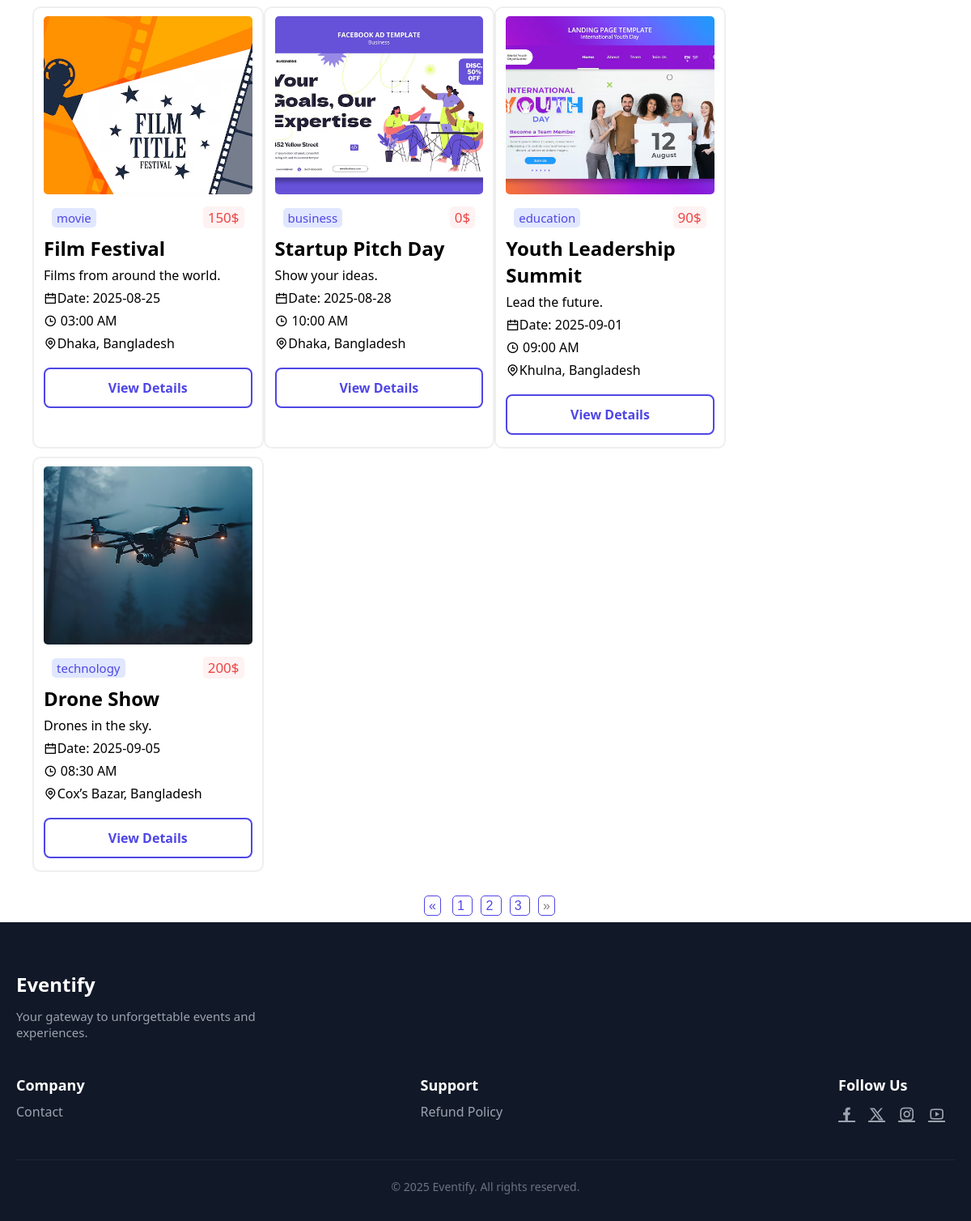
Before: /View/EventCalendar.php?page=3 (lower part) with the older database file.
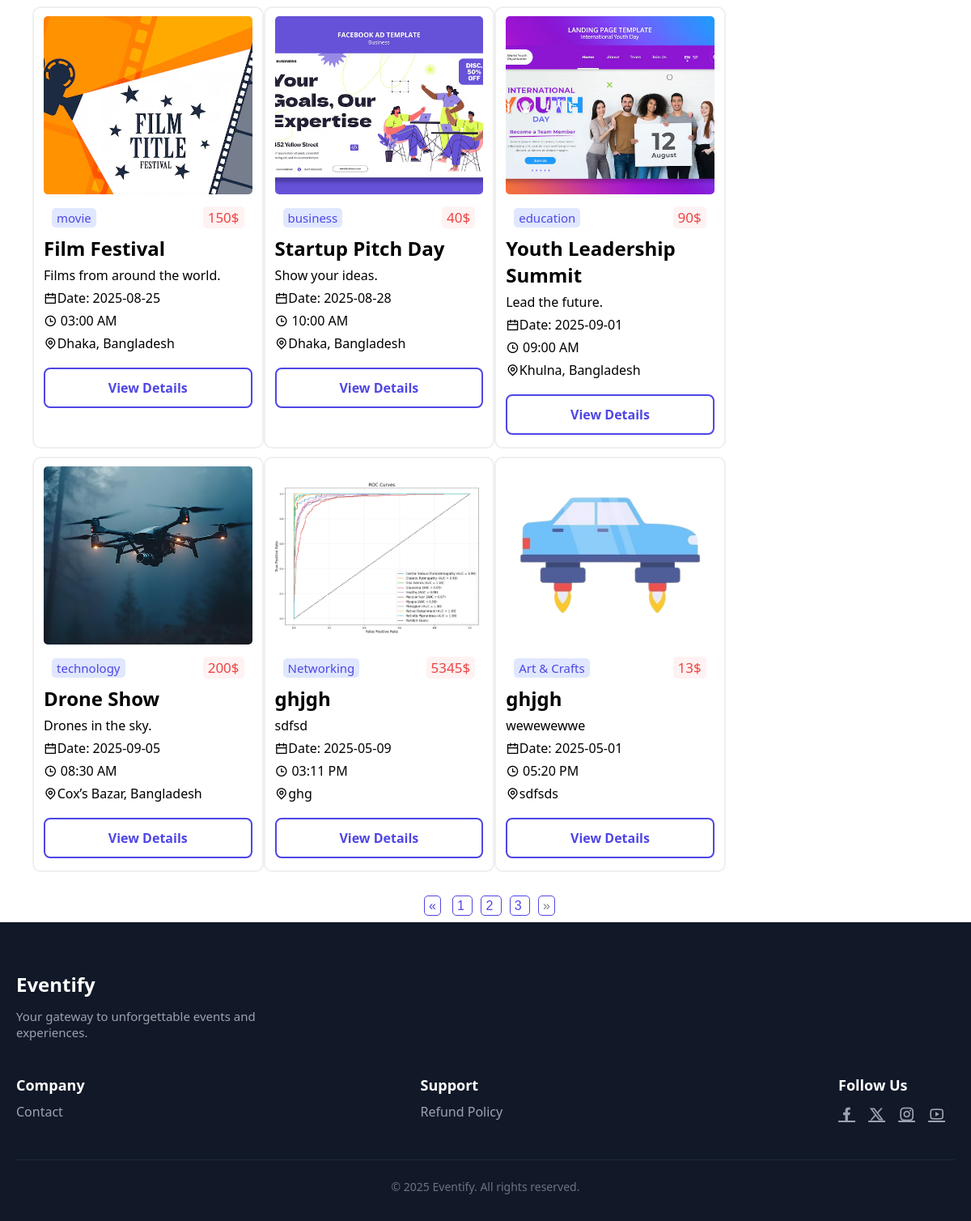
After: the same page with the newer database file.
### tables this page shows
CREATE TABLE `events` (
  `E_ID` int(100) NOT NULL,
  `E_Name` varchar(100) NOT NULL,
  `E_Location` varchar(100) NOT NULL,
  `E_Date` date NOT NULL,
  `E_Time` time(6) NOT NULL,
  `E_Description` text NOT NULL,
  `E_Category` varchar(20) NOT NULL,
  `E.Price` int(100) NOT NULL,
  `short_description` varchar(100) NOT NULL,
  `Thumbnail` text DEFAULT NULL,
  `venue_ID` int(11) NOT NULL,
  `PromoCode` int(11) DEFAULT NULL
);

### Model/Events.php (called while the page is built, shortened)
<?php
require_once '../Model/DataBase.php';
function getTotalEventsCount()
{
    global $conn;
    $sql = "SELECT COUNT(*) AS total FROM events";
    $result = mysqli_query($conn, $sql);
    if ($result) {
        $row = mysqli_fetch_assoc($result);
        return (int)$row['total'];
    }
    return 0;
}
function getEventsByPage($page = 1, $eventsPerPage = 12)
{
    global $conn;
    $offset = ($page - 1) * $eventsPerPage;
    $sql = "SELECT * FROM events LIMIT $eventsPerPage OFFSET $offset";
    $result = mysqli_query($conn, $sql);
    $events = [];
    if ($result) {
        while ($row = mysqli_fetch_assoc($result)) {
            $events[] = $row;
        }
    }
    return $events;
}

### View/EventCalendar.php (the view, shortened to what the changed rows need)
<?php
require_once("../Model/Events.php");
if (isset($_GET['Search_Btn']) && !empty($_GET['Search_Input'])) {
  $SearchTerm = htmlspecialchars(trim($_GET['Search_Input']));
  $totalEvents = getTotalSearchResults($SearchTerm);
  $eventsPerPage = 12;
  $totalPages = (int)ceil($totalEvents / $eventsPerPage);
  $page = isset($_GET['page']) ? (int)$_GET['page'] : 1;
  $result = searchEventsByPage($SearchTerm, $page, $eventsPerPage);
} else {
  $totalEvents = getTotalEventsCount();
  $eventsPerPage = 12;
  $totalPages = (int)ceil($totalEvents / $eventsPerPage);
  $page = isset($_GET['page']) ? (int)$_GET['page'] : 1;
  $result = getEventsByPage($page, $eventsPerPage);
}
?>
<!DOCTYPE html>
<html lang="en">
<head>
  <link rel="stylesheet" href="../Asset/CSS/Style_EventCalender.css?v15.0" />
  <link
    href="https://cdn.jsdelivr.net/npm/remixicon@4.5.0/fonts/remixicon.css"
    rel="stylesheet" />
</head>
<body>
  <main id="Main-Section">
    <div id="EventCardContainer">
      <?php
      if (empty($result)) {
        echo "<h2>No Events Found.</h2>";
      } else {
        foreach ($result as $row) {
      ?>
          <div class="eventCards">
            <img src="../Asset/Image/<?php echo htmlspecialchars($row['Thumbnail']); ?>" alt="Event Thumbnail">
            <div class="EventDescription">
              <div id="EventTagContainer">
                <span class="EventTag" id="music-tag"><?php echo htmlspecialchars($row["E_Category"]); ?></span>
                <span class="price"><?php echo htmlspecialchars($row["E.Price"]); ?>$</span>
              </div>
              <h2><?php echo htmlspecialchars($row["E_Name"]); ?></h2>
              <p><?php echo htmlspecialchars($row["short_description"]); ?></p>
              <p>
                <span><i class="ri-calendar-line"></i></span>Date: <?php echo htmlspecialchars($row["E_Date"]); ?>
              </p>
              <p>
                <span><i class="ri-time-line"></i></span> <?php echo date("h:i A", strtotime($row["E_Time"])); ?>
              </p>
              <p>
                <span><i class="ri-map-pin-line"></i></span><?php echo htmlspecialchars($row["E_Location"]); ?>
              </p>
              <a href="EventDetails.php?id=<?php echo (int)$row["E_ID"]; ?>">View Details</a>
            </div>
          </div>
      <?php
        }
      }
      ?>
    </div>
    <div id="PaginationContainer">
      <div class="pagination">
        <?php if ($page > 1): ?>
          <a href="<?php
                    echo '?';
                    if (isset($_GET['Search_Btn']) && !empty($_GET['Search_Input'])) {
                      echo 'Search_Input=' . urlencode($SearchTerm) . '&Search_Btn=' . urlencode($_GET['Search_Btn']) . '&';
                    } else if (!empty($_GET["Filter"])) {
                      echo 'Filter=' . urlencode($_GET["Filter"]) . '&';
                    }
                    echo 'page=' . ($page - 1);
                    ?>">&laquo;</a>
        <?php else: ?>
          <a href="" style="pointer-events: none; color: gray;">&laquo;</a>
        <?php endif; ?>
        <?php for ($i = 1; $i <= $totalPages; $i++): ?>
          <a href="<?php
                    echo '?';
                    if (isset($_GET['Search_Btn']) && !empty($_GET['Search_Input'])) {
                      echo 'Search_Input=' . urlencode($SearchTerm) . '&Search_Btn=' . urlencode($_GET['Search_Btn']) . '&';
                    } else if (!empty($_GET["Filter"])) {
                      echo 'Filter=' . urlencode($_GET["Filter"]) . '&';
                    }
                    echo 'page=' . $i;
                    ?>" <?php if ($i == $page) echo 'class="active"'; ?>>
            <?php echo $i; ?>
          </a>
        <?php endfor; ?>
        <?php if ($page < $totalPages): ?>
          <a href="<?php
                    echo '?';
                    if (isset($_GET['Search_Btn']) && !empty($_GET['Search_Input'])) {
                      echo 'Search_Input=' . urlencode($SearchTerm) . '&Search_Btn=' . urlencode($_GET['Search_Btn']) . '&';
                    } else if (!empty($_GET["Filter"])) {
                      echo 'Filter=' . urlencode($_GET["Filter"]) . '&';
                    }
                    echo 'page=' . ($page + 1);
                    ?>">&raquo;</a>
        <?php else: ?>
          <a href="" style="pointer-events: none; color: gray;">&raquo;</a>
        <?php endif; ?>
      </div>
    </div>
  </main>
</body>
</html>

Changed rows visible on the page:
changed events "Startup Pitch Day": Price "0" → "40"
added events: Thumbnail (picture), E_Category "Networking", Price "5345", E_Name "ghjgh", short_description "sdfsd", E_Date "2025-05-09", E_Time "03:11 PM", E_Location "ghg"
added events: Thumbnail (picture), E_Category "Art & Crafts", Price "13", E_Name "ghjgh", short_description "wewewewwe", E_Date "2025-05-01", E_Time "05:20 PM", E_Location "sdfsds"
